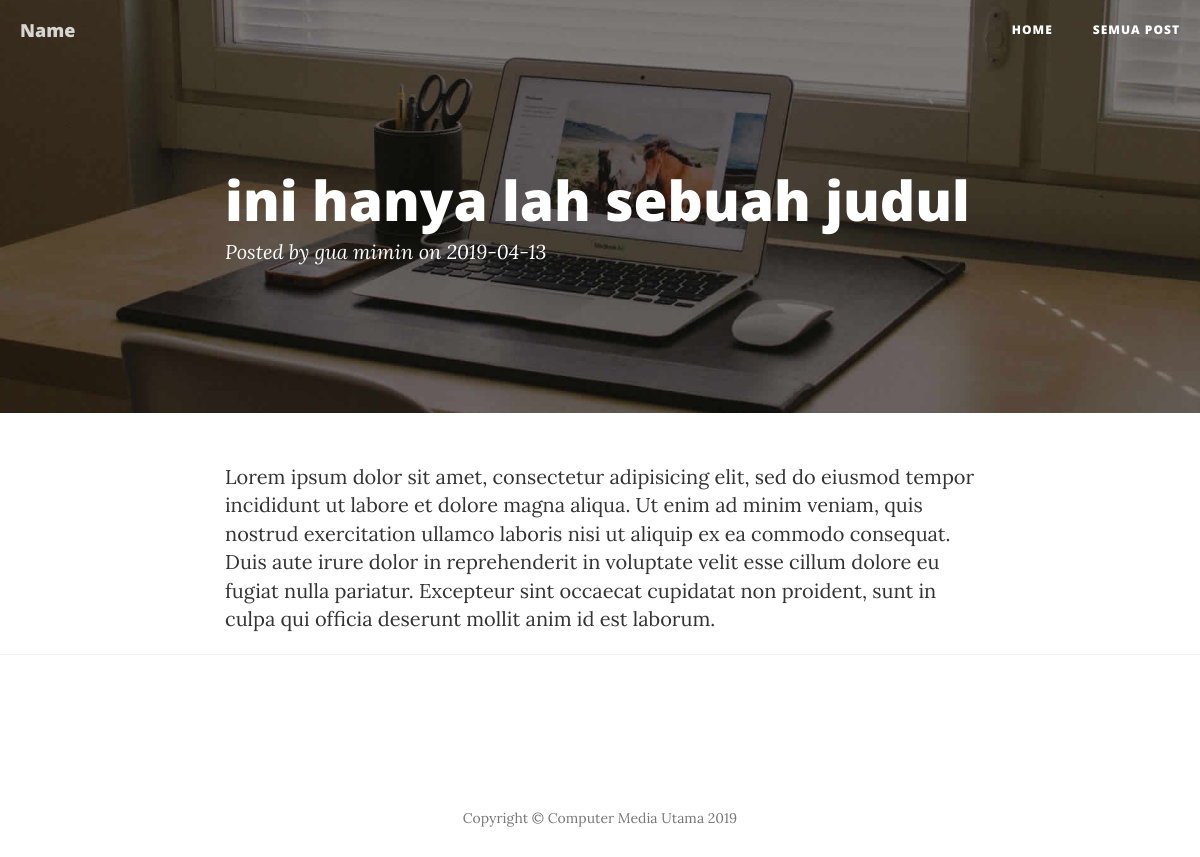
Screenshot of /blog/post/ini-hanya-lah-sebuah-judul/ with the database file from the repository.
### tables this page shows
CREATE TABLE `post` (
  `id_post` int(11) NOT NULL,
  `id_penulis` int(11) NOT NULL,
  `judul` varchar(255) NOT NULL,
  `isi` longtext NOT NULL,
  `seo_url` varchar(255) NOT NULL,
  `tgl_publish` date NOT NULL,
  `status_delete` enum('0','1') NOT NULL DEFAULT '0'
);

CREATE TABLE `user` (
  `id` int(11) NOT NULL,
  `nama` varchar(255) NOT NULL,
  `username` varchar(255) NOT NULL,
  `password` char(250) NOT NULL,
  `level` enum('administrator','penulis') NOT NULL,
  `tgl_buat` date NOT NULL
);

### application/core/MY_Controller.php (called while the page is built)
<?php defined('BASEPATH') OR exit('No direct script access allowed');
class MY_Controller extends CI_Controller {
	function pages($content, $data = NULL){
        $data['contentnya'] = $this->load->view($content, $data, TRUE);
        $this->load->view('template', $data);
    }
}

### application/controllers/Blog.php (called while the page is built, shortened)
<?php
class Blog extends MY_Controller {
	public function post($slug)
	{
		$data['post'] = $this->blog_model->getPostBySlug($slug);
		$this->pages('single_post', $data);
	}
}

### index.php (called while the page is built, shortened)
<?php
require_once BASEPATH.'core/CodeIgniter.php';

### application/models/Blog_model.php (called while the page is built, shortened)
<?php
	class Blog_model extends CI_model
	{
    function getPostBySlug($slug)
		{
      $this->db->select('*');
      $this->db->from('post');
      $this->db->join('user', 'post.id_penulis = user.id');
			$this->db->where('post.seo_url', $slug);
			return $this->db->get()->row();
		}
  }

### application/views/single_post.php (the view)
<header class="intro-header" style="background-image: url('<?php echo base_url('assets/img/home-bg.jpg') ?>')">
    <div class="container">
        <div class="row">
            <div class="col-lg-8 col-lg-offset-2 col-md-10 col-md-offset-1">
                <div class="post-heading">
                    <h1><?= $post->judul ?></h1>
                    <span class="meta">Posted by <a href="#"><?= $post->nama ?></a> on <?= $post->tgl_publish ?></span>
                </div>
            </div>
        </div>
    </div>
</header>
<article>
    <div class="container">
        <div class="row">
            <div class="col-lg-8 col-lg-offset-2 col-md-10 col-md-offset-1">
              <?= $post->isi ?>
            </div>
        </div>
    </div>
</article>

### rows the page displays
post: judul "ini hanya lah sebuah judul", tgl_publish "2019-04-13", isi "Lorem ipsum dolor sit amet, consectetur adipisicing elit, sed do eiusmod tempor incididunt ut labore et dolore magna aliqua. Ut enim ad minim veniam, quis nostrud exercitation ullamco laboris nisi ut aliquip ex ea commodo consequat. Duis aute irure dolor in reprehenderit in voluptate velit esse cillum dolore eu fugiat nulla pariatur. Excepteur sint occaecat cupidatat non proident, sunt in culpa qui officia deserunt mollit anim id est laborum."
user: nama "gua mimin"
